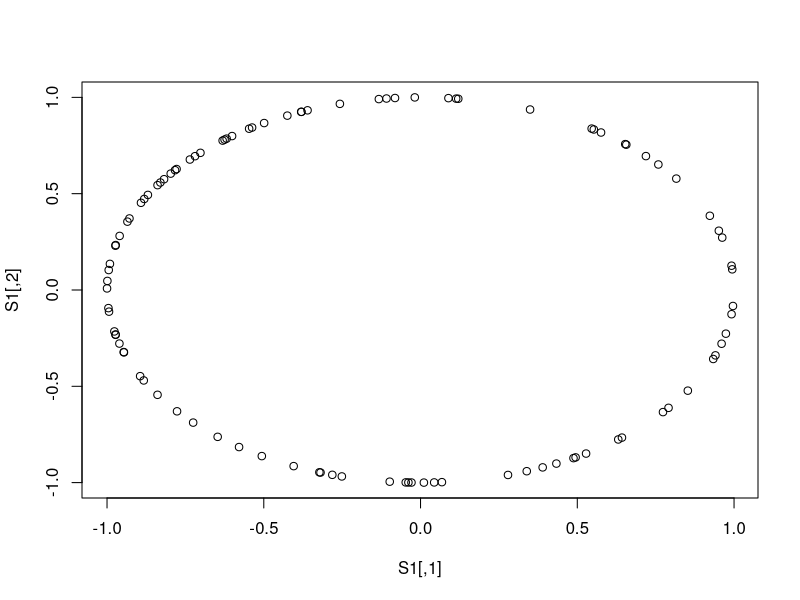
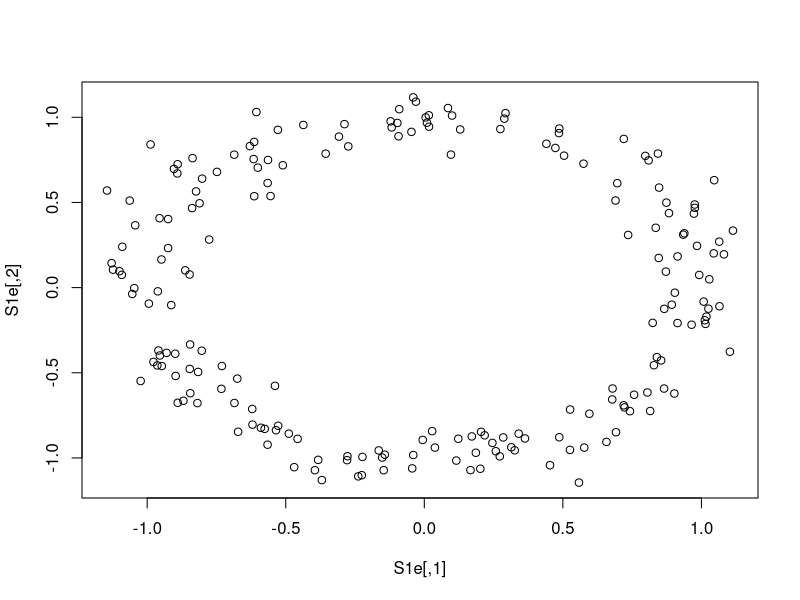
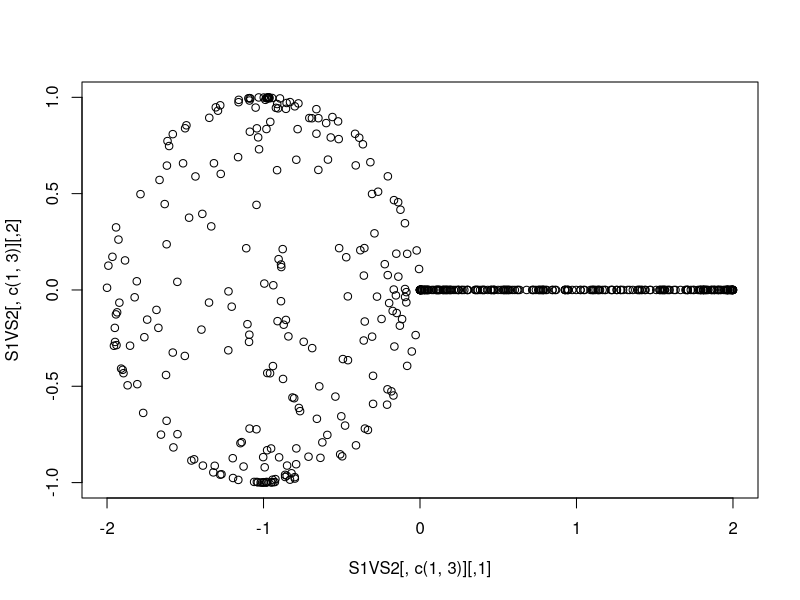

Recreate these plots in R, in order. (Note: this script raises an error after producing the figures.)
# This script creates data that lie on different manifolds:

# This creates two clusters.
n <- 100
t <- runif(n, 0, 2*pi)
r <- runif(n, 0 , 1)
clust1 <- cbind(2*r*cos(t)+2, r*sin(t)+2)
clust2 <- cbind(r*cos(t)-2, 2*r*sin(t) + 1)
twoclust <- rbind(clust1, clust2)
write.table(twoclust, file = "data1.txt", row.names = FALSE, col.names = FALSE)
write.table(clust1, file = "clust1.txt", row.names = FALSE, col.names = FALSE)
write.table(clust2, file = "clust2.txt", row.names = FALSE, col.names = FALSE)
max(dist(twoclust))

# This creates data on a circle. Call this data2
n <- 100
t <- runif(n, 0, 2*pi)
S1 <- cbind(cos(t), sin(t))
plot(S1)
write.table(S1, file = "data2.txt", row.names = FALSE, col.names = FALSE)

#This creates data on a cirlce with error. Call this data3.
n <- 200
t <- runif(n, 0, 2*pi)
e1 <- rnorm(n, 0, 0.1)
e2 <- rnorm(n, 0, 0.1)
S1e <- cbind(cos(t)+ e1, sin(t)+e2)
plot(S1e)
write.table(S1e, file = "data3.txt", row.names = FALSE, col.names = FALSE)

# Creates data on S1 V S2. Call this data4.
n  <- 250
t  <- runif(n, 0, pi)
u  <- runif(n, 0, 2*pi)
v  <- runif(n, 0, 2*pi)

S2 <- cbind(sin(t)*cos(u)-1, sin(t)*sin(u), cos(t))
S1 <- cbind(cos(v) + 1, sin(v), 0)
S1VS2 <- rbind(S1, S2)
write.table(S1VS2, file = "data4.txt", row.names = FALSE, col.names = FALSE)
plot(S1VS2[,c(1,3)])

# Let's try some real data.  data5 will be the wine dataset
data(wine, package='rattle')
W <- wine[,-1]
write.table(W, file = "data5.txt", row.names = FALSE, col.names = FALSE)

# data6 will be data from the S2 shell of a lithium atom.
n1 <- 2000
temp <- rexp(n1, 1)
which(temp > 1)
r <- temp[which(temp>1)] #distance of the electron from the nuculus.
n <- length(r)
u <- runif(n, 0, 2*pi)
v <- runif(n, 0, pi)
E <- cbind(r*sin(v)*cos(u), r*sin(v)*sin(u), r*cos(v))
plot(E[,c(1,2)])
plot(E[,c(1,3)])
write.table(E, file = "data6.txt", row.names = FALSE, col.names = FALSE)

# data7 will use data 3 and have new, outlier data in the middle of the circle
data7wdensity <- read.table(file = "data7wdensity.txt")
data7 <- data7wdensity[,c(1,2)]
fromO <- sqrt(data7[,1]^2 + data7[,2]^2)
noise_index <- which(fromO<2)
noise <- data7[which(fromO<2), ]
data7nonoise <- data7[-which(fromO<2),]
write.table(data7, file = "data7.txt", row.names = FALSE, col.names = FALSE)
write.table(noise, file = "data7noise.txt", row.names = FALSE, col.names = FALSE)
write.table(data7nonoise, file = "data7nonoise.txt", row.names = FALSE, col.names = FALSE)
